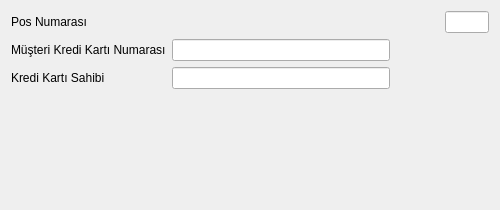
<?xml version="1.0" encoding="UTF-8"?>
<ui version="4.0">
 <class>K9_KK_TAHSILAT_BATCH</class>
 <widget class="QDialog" name="K9_KK_TAHSILAT_BATCH">
  <property name="geometry">
   <rect>
    <x>0</x>
    <y>0</y>
    <width>500</width>
    <height>210</height>
   </rect>
  </property>
  <property name="minimumSize">
   <size>
    <width>500</width>
    <height>210</height>
   </size>
  </property>
  <property name="maximumSize">
   <size>
    <width>500</width>
    <height>210</height>
   </size>
  </property>
  <property name="windowTitle">
   <string>Dialog</string>
  </property>
  <layout class="QGridLayout" name="gridLayout_2" rowstretch="15,5,5" columnstretch="30,5">
   <property name="sizeConstraint">
    <enum>QLayout::SetNoConstraint</enum>
   </property>
   <item row="0" column="0" colspan="2">
    <layout class="QGridLayout" name="gridLayout" columnstretch="1,10,2,2">
     <item row="0" column="0">
      <widget class="QLabel" name="label">
       <property name="text">
        <string>Pos Numarası</string>
       </property>
      </widget>
     </item>
     <item row="0" column="1" colspan="2">
      <widget class="QSearchEdit" name="searchEdit_pos_numarasi">
       <property name="whatsThis">
        <string>Arama widget. </string>
       </property>
       <property name="QSearchEdit" stdset="0">
        <rect>
         <x>0</x>
         <y>0</y>
         <width>100</width>
         <height>100</height>
        </rect>
       </property>
      </widget>
     </item>
     <item row="0" column="3">
      <widget class="QLineEdit" name="lineEdit_doviz_cinsi">
       <property name="readOnly">
        <bool>true</bool>
       </property>
      </widget>
     </item>
     <item row="1" column="0">
      <widget class="QLabel" name="label_2">
       <property name="text">
        <string>Müşteri Kredi Kartı Numarası</string>
       </property>
      </widget>
     </item>
     <item row="1" column="1">
      <widget class="QLineEdit" name="lineEdit_kk_numarasi">
       <property name="text">
        <string/>
       </property>
      </widget>
     </item>
     <item row="1" column="3">
      <spacer name="horizontalSpacer">
       <property name="orientation">
        <enum>Qt::Horizontal</enum>
       </property>
       <property name="sizeHint" stdset="0">
        <size>
         <width>40</width>
         <height>20</height>
        </size>
       </property>
      </spacer>
     </item>
     <item row="2" column="0">
      <widget class="QLabel" name="label_3">
       <property name="text">
        <string>Kredi Kartı Sahibi</string>
       </property>
      </widget>
     </item>
     <item row="2" column="1">
      <widget class="QLineEdit" name="lineEdit_kk_sahibi"/>
     </item>
    </layout>
   </item>
   <item row="1" column="1">
    <spacer name="verticalSpacer">
     <property name="orientation">
      <enum>Qt::Vertical</enum>
     </property>
     <property name="sizeHint" stdset="0">
      <size>
       <width>20</width>
       <height>37</height>
      </size>
     </property>
    </spacer>
   </item>
   <item row="2" column="0">
    <spacer name="horizontalSpacer_2">
     <property name="orientation">
      <enum>Qt::Horizontal</enum>
     </property>
     <property name="sizeHint" stdset="0">
      <size>
       <width>417</width>
       <height>20</height>
      </size>
     </property>
    </spacer>
   </item>
   <item row="2" column="1">
    <widget class="QWidget" name="widget_batch_buttons" native="true"/>
   </item>
  </layout>
 </widget>
 <customwidgets>
  <customwidget>
   <class>QSearchEdit</class>
   <extends>QWidget</extends>
   <header>QSearchEdit.h</header>
  </customwidget>
 </customwidgets>
 <tabstops>
  <tabstop>searchEdit_pos_numarasi</tabstop>
  <tabstop>lineEdit_doviz_cinsi</tabstop>
  <tabstop>lineEdit_kk_numarasi</tabstop>
  <tabstop>lineEdit_kk_sahibi</tabstop>
 </tabstops>
 <resources/>
 <connections/>
</ui>
